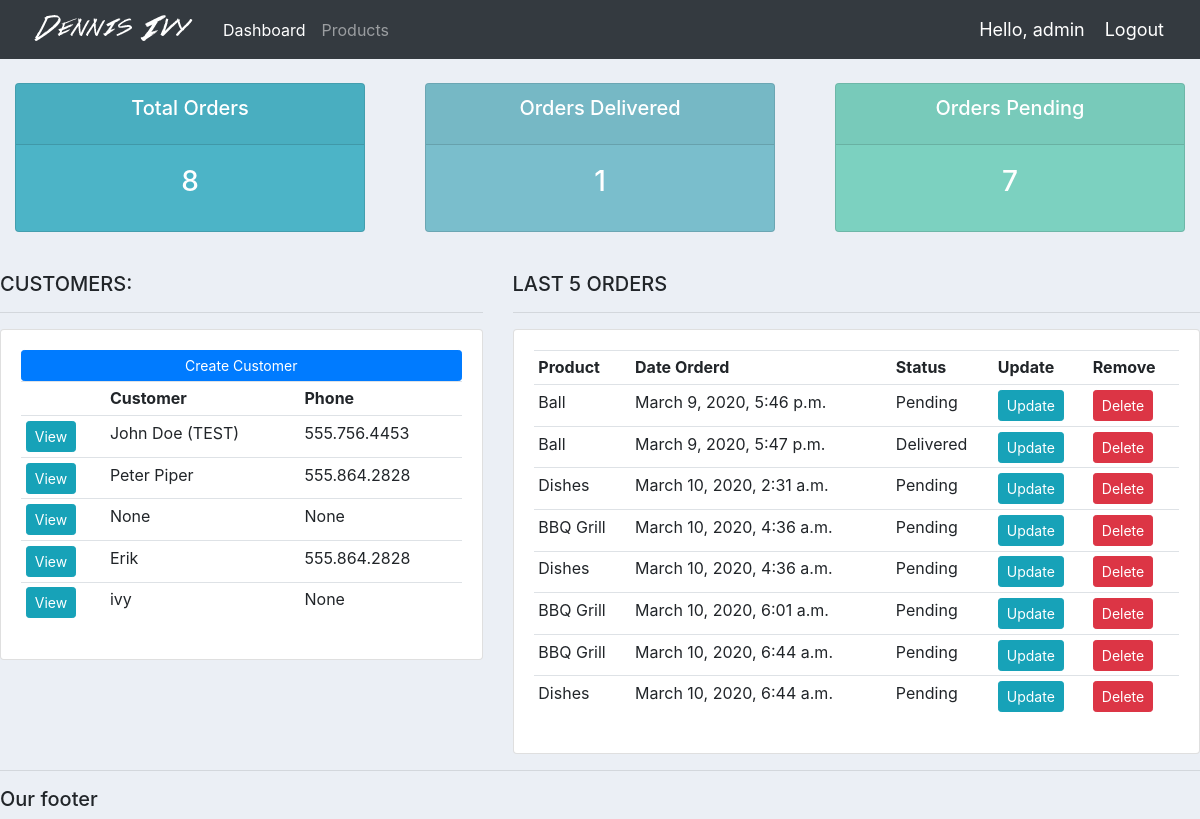
The app's page / (signed in) with its own data.
### accounts/models.py (models this page shows, shortened)
class Customer(models.Model):
    user = models.OneToOneField(User, null=True, blank=True, on_delete=models.CASCADE)
    name = models.CharField(max_length=200, null=True)
    phone = models.CharField(max_length=200, null=True)
    email = models.CharField(max_length=200, null=True)
    profile_pic = models.ImageField(default="profile1.png", null=True, blank=True)
    date_created = models.DateTimeField(auto_now_add=True)

class Order(models.Model):
    STATUS = (
        ('Pending', 'Pending'),
        ('Out for delivery', 'Out for delivery'),
        ('Delivered', 'Delivered')
        )
    customer = models.ForeignKey(Customer, null=True, on_delete=models.SET_NULL)
    product = models.ForeignKey(Product, null=True, on_delete=models.SET_NULL)
    date_created = models.DateTimeField(auto_now_add=True, null=True)
    status = models.CharField(max_length=200, null=True, choices=STATUS)
    note = models.CharField(max_length=1000, null=True)

class Product(models.Model):
    CATEGORY = (
        ('Indoor', 'Indoor'),
        ('Out Door', 'Out Door')
        )
    name = models.CharField(max_length=200, null=True)
    price = models.FloatField(null=True)
    category = models.CharField(max_length=200, null=True, choices=CATEGORY)
    description = models.CharField(max_length=200, null=True, blank=True)
    date_created = models.DateTimeField(auto_now_add=True)
    tags = models.ManyToManyField(Tag)
    def __str__(self):
        return self.name

### accounts/decorators.py (the view)
    def wrapper_func(request, *args, **kwargs):
        group = None
        if request.user.groups.exists():
            group = request.user.groups.all()[0].name
        if group == 'customer':
            return redirect('user-page')
        if group == 'admin':
            return view_func(request, *args, **kwargs)

### accounts/views.py (called while the page is built)
@login_required(login_url='login')
@admin_only
def home(request):
    orders = Order.objects.all()
    customers = Customer.objects.all()
    total_customers = customers.count()
    total_orders = orders.count()
    delivered = orders.filter(status='Delivered').count()
    pending = orders.filter(status='Pending').count()
    context = {
        'orders': orders,
        'customers': customers,
        'total_customers': total_customers,
        'total_orders': total_orders,
        'delivered': delivered,
        'pending': pending
    }
    return render(request, 'accounts/dashboard.html', context)

### accounts/templates/accounts/dashboard.html
{% extends 'accounts/main.html' %}
{% block content %}
{%  include 'accounts/status.html' %}
<br>
<div class="row">
	<div class="col-md-5">
		<h5>CUSTOMERS:</h5>
		<hr>
		<div class="card card-body">
			<a class="btn btn-primary  btn-sm btn-block" href="">Create Customer</a>
			<table class="table table-sm">
				<tr>
					<th></th>
					<th>Customer</th>
					<th>Phone</th>
				</tr>
				{% for customer in customers%}
					<tr>
						<td><a href="{% url 'customer' customer.id%} " class="btn btn-sm btn-info">View</a></td>
						<td>{{ customer.name }}</td>
						<td>{{ customer.phone }}</td>
					</tr>
				{% endfor %}
			</table>
		</div>
	</div>
	<div class="col-md-7">
		<h5>LAST 5 ORDERS</h5>
		<hr>
		<div class="card card-body">
			<table class="table table-sm">
				<tr>
					<th>Product</th>
					<th>Date Orderd</th>
					<th>Status</th>
					<th>Update</th>
					<th>Remove</th>
				</tr>
				{% for order in orders%}
					<tr>
						<td>{{ order.product }}</td>
						<td>{{ order.date_created }}</td>
						<td>{{ order.status }}</td>
						<td><a href="{% url 'update_order' order.id %}"
								class="btn btn-sm btn-info">Update</a></td>
						<td><a href="{% url 'delete_order' order.id %}"
								class="btn btn-sm btn-danger">Delete</a></td>
					</tr>
				{% endfor %}
			</table>
		</div>
	</div>
</div>
{% endblock %}

### accounts/templates/accounts/main.html (shortened to what this page needs)
{% load static %}
<!DOCTYPE html>
<html lang="en">
<head>
    <link rel="stylesheet" href="https://stackpath.bootstrapcdn.com/bootstrap/4.4.1/css/bootstrap.min.css"
>
    <link rel="stylesheet" type="text/css" href="{% static '/css/main.css'%}">
</head>
<body>
    {% include 'accounts/navbar.html' %}
    {% block content %}
    {% endblock %}
    <hr>
    <h5>Our footer</h5>
</body>
</html>

### accounts/templates/accounts/navbar.html (shortened to what this page needs)
{% load static %}
<nav class="navbar navbar-expand-lg navbar-dark bg-dark">
  <img src="{% static 'images/logo.png' %}" alt="Dennis Ivy">
  <div class="collapse navbar-collapse" id="navbarNav">
    <ul class="navbar-nav">
      {% if request.user.is_staff %}
      <li class="nav-item active">
        <a class="nav-link" href="{% url 'home' %}">Dashboard</a>
      </li>
      <li class="nav-item">
        <a class="nav-link" href="{% url 'products' %}">Products</a>
      </li>
      {% else %}
       <li class="nav-item">
        <a class="nav-link" href="{% url 'account' %}">Settings</a>
      </li>
      {% endif %}
    </ul>
  </div>
  <span class="hello-msg">Hello, {{ request.user }}</span>
  <span><a class="hello-msg" href="{% url 'logout' %}">Logout</a></span>
</nav>

### accounts/templates/accounts/status.html
<br>
<div class="row">
	<div class="col">
		<div class="col-md">
			<div class="card text-center text-white  mb-3" id="total-orders">
			  	<div class="card-header">
			  		<h5 class="card-title">Total Orders</h5>
			  	</div>
			  	<div class="card-body">
			    	<h3 class="card-title">{{ total_orders }}</h3>
			  	</div>
			</div>
		</div>
	</div>
	<div class="col">
		<div class="col-md">
			<div class="card text-center text-white  mb-3" id="orders-delivered">
			  	<div class="card-header">
			  		<h5 class="card-title">Orders Delivered</h5>
			  	</div>
			  	<div class="card-body">
			    	<h3 class="card-title">{{ delivered }}</h3>
			  	</div>
			</div>
		</div>
	</div>
	<div class="col">
		<div class="col-md">
			<div class="card text-center text-white  mb-3" id="orders-pending">
			  	<div class="card-header">
			  		<h5 class="card-title">Orders Pending</h5>
			  	</div>
			  	<div class="card-body">
			    	<h3 class="card-title">{{ pending }}</h3>
			  	</div>
			</div>
		</div>
	</div>
</div>

### static/css/main.css (style rules this page uses)
body { background-color: #ebeff5; }
#total-orders { background-color: #4cb4c7; }
#orders-delivered { background-color: #7abecc; }
#orders-pending { background-color: #7CD1C0; }

### accounts/templates/accounts/navbar.html (style rules this page uses)
.hello-msg { font-size: 18px; color: #fff; margin-right: 20px; }

### records on screen
Customer: name "John Doe (TEST)", phone "555.756.4453"
Customer: name "Peter Piper", phone "555.864.2828"
Customer: name "None", phone "None"
Customer: name "Erik", phone "555.864.2828"
Customer: name "ivy", phone "None"
Order: product "Ball", date_created "March 9, 2020, 5:46 p.m.", status "Pending"
Order: product "Ball", date_created "March 9, 2020, 5:47 p.m.", status "Delivered"
Order: product "Dishes", date_created "March 10, 2020, 2:31 a.m.", status "Pending"
Order: product "BBQ Grill", date_created "March 10, 2020, 4:36 a.m.", status "Pending"
Order: product "Dishes", date_created "March 10, 2020, 4:36 a.m.", status "Pending"
Order: product "BBQ Grill", date_created "March 10, 2020, 6:01 a.m.", status "Pending"
Order: product "BBQ Grill", date_created "March 10, 2020, 6:44 a.m.", status "Pending"
Order: product "Dishes", date_created "March 10, 2020, 6:44 a.m.", status "Pending"

### other values on screen
{{ request.user }} "admin"
{{ total_orders }} "8"
{{ delivered }} "1"
{{ pending }} "7"
